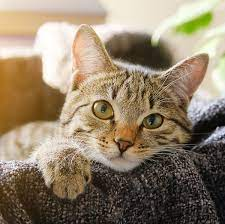
#> input picture resources/pics/cat1.jpg, 225 x 224 px, found by its file name
$ jupyter execute 'Решения 06.ipynb'   (shell and % lines are left out)
#> lines starting #> are read from the running program, lines starting #| are printed output that depends on the picture
# Рабочая тетрадь к занятию «Работа с цветом в ОpenCV»

## Задание №1

Вводится число $N$.

Программа формирует и сохраняет *красный* квадрат размера $N \times N$.

[cell 1]
# Импортируем необходимое
import cv2
import numpy as np
N = int(input())
#> the answer given: 3

image = np.zeros((N, N, 3), dtype=np.uint8)
image[:,:,2] = 255
cv2.imshow("Result", image)
cv2.imwrite("red.png", image)
# Задерживаем программу до нажатия на кнопку
cv2.waitKey(0)

## Задание №2

Допишите программу так, чтобы остался только синий канал (все стало синим, как будто смотрим через темно-синие очки)

[cell 2]
# Импортируем необходимое
import cv2

# Загружаем изображение
image = cv2.imread("pics/cat1.jpg")
#> image is the input picture: shape (224, 225, 3); mean B, G, R 107.8, 130, 145.9

image[:, :, 1] = 0
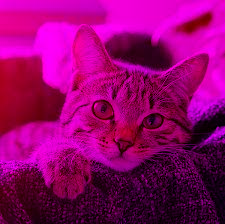
#> image: shape (224, 225, 3); mean B, G, R 107.8, 0, 145.9
image[:,:, 2] = 0
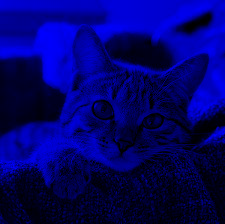
#> image: shape (224, 225, 3); mean B, G, R 107.8, 0, 0

# или еще лучше - одной командой
#image[:,:, 1:] = 0


cv2.imshow("Result", image)

# Задерживаем программу до нажатия на кнопку
cv2.waitKey(0)

## Задание №3
Напишите программу, которая делает современный арт, раскрашивая рисунок по квадратам.

Должно получиться примерно так

[cell 3]
# Импортируем необходимое
import cv2

# Загружаем изображение
image = cv2.imread("pics/cat1.jpg")
wcenter = image.shape[1] // 2
#> wcenter = 112
hcenter = image.shape[0] // 2
#> hcenter = 112

image[:hcenter, :wcenter, :2] = 0
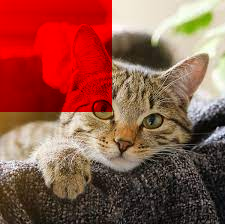
#> image: shape (224, 225, 3); mean B, G, R 71.6, 86.1, 145.9
image[:hcenter, wcenter:, 0] = 0
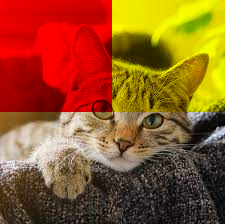
#> image: shape (224, 225, 3); mean B, G, R 36.3, 86.1, 145.9
image[hcenter:, wcenter:, 1] = 0
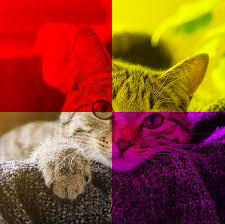
#> image: shape (224, 225, 3); mean B, G, R 36.3, 69.9, 145.9
image[hcenter:, :wcenter, 2] = 0
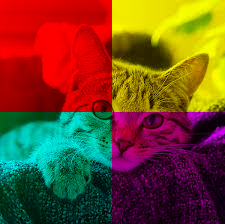
#> image: shape (224, 225, 3); mean B, G, R 36.3, 69.9, 113.3


cv2.imshow("Result", image)

# Задерживаем программу до нажатия на кнопку
cv2.waitKey(0)

$ run again, with resources/pics/cat2.png saved as resources/pics/cat1.jpg
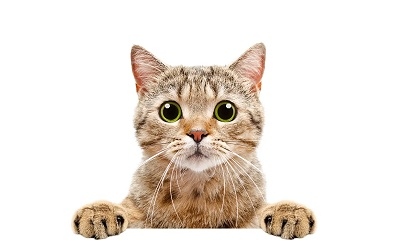
#> input picture resources/pics/cat2.png, 400 x 240 px, found by its file name
#> image is the input picture: shape (240, 400, 3); mean B, G, R 219.5, 227.1, 235.3
#> `image[:,:, 2] = 0`:
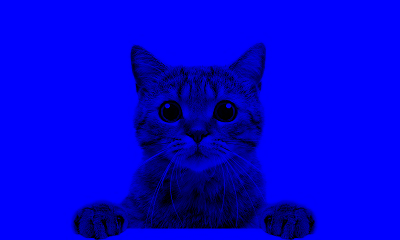
#> image: shape (240, 400, 3); mean B, G, R 219.5, 0, 0
#> `image[hcenter:, :wcenter, 2] = 0`:
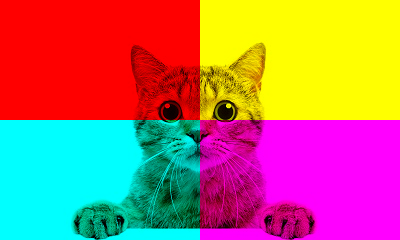
#> image: shape (240, 400, 3); mean B, G, R 102, 113.1, 179

$ run again, with resources/pics/cat3.png saved as resources/pics/cat1.jpg
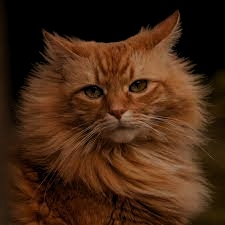
#> input picture resources/pics/cat3.png, 225 x 225 px, found by its file name
#> image is the input picture: shape (225, 225, 3); mean B, G, R 19.8, 38.9, 67.9
#> `image[:,:, 2] = 0`:
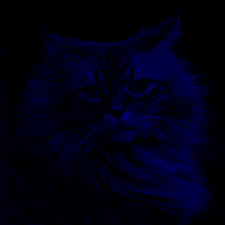
#> image: shape (225, 225, 3); mean B, G, R 19.8, 0, 0
#> `image[hcenter:, :wcenter, 2] = 0`:
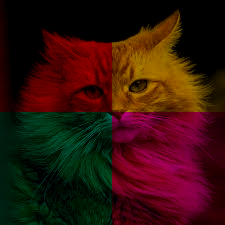
#> image: shape (225, 225, 3); mean B, G, R 11.1, 18.1, 51.3
